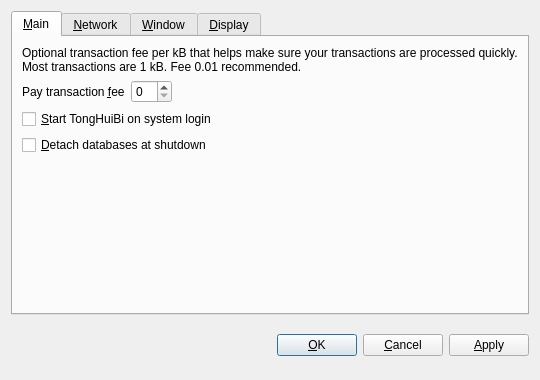
<?xml version="1.0" encoding="UTF-8"?>
<ui version="4.0">
 <class>OptionsDialog</class>
 <widget class="QDialog" name="OptionsDialog">
  <property name="geometry">
   <rect>
    <x>0</x>
    <y>0</y>
    <width>540</width>
    <height>380</height>
   </rect>
  </property>
  <property name="windowTitle">
   <string>Options</string>
  </property>
  <property name="modal">
   <bool>true</bool>
  </property>
  <layout class="QVBoxLayout" name="verticalLayout">
   <item>
    <widget class="QTabWidget" name="tabWidget">
     <property name="tabPosition">
      <enum>QTabWidget::North</enum>
     </property>
     <property name="currentIndex">
      <number>0</number>
     </property>
     <widget class="QWidget" name="tabMain">
      <attribute name="title">
       <string>&amp;Main</string>
      </attribute>
      <layout class="QVBoxLayout" name="verticalLayout_Main">
       <item>
        <widget class="QLabel" name="transactionFeeInfoLabel">
         <property name="text">
          <string>Optional transaction fee per kB that helps make sure your transactions are processed quickly. Most transactions are 1 kB. Fee 0.01 recommended.</string>
         </property>
         <property name="textFormat">
          <enum>Qt::PlainText</enum>
         </property>
         <property name="wordWrap">
          <bool>true</bool>
         </property>
        </widget>
       </item>
       <item>
        <layout class="QHBoxLayout" name="horizontalLayout_Main">
         <item>
          <widget class="QLabel" name="transactionFeeLabel">
           <property name="text">
            <string>Pay transaction &amp;fee</string>
           </property>
           <property name="textFormat">
            <enum>Qt::PlainText</enum>
           </property>
           <property name="buddy">
            <cstring>transactionFee</cstring>
           </property>
          </widget>
         </item>
         <item>
          <widget class="BitcoinAmountField" name="transactionFee"/>
         </item>
         <item>
          <spacer name="horizontalSpacer_Main">
           <property name="orientation">
            <enum>Qt::Horizontal</enum>
           </property>
           <property name="sizeHint" stdset="0">
            <size>
             <width>40</width>
             <height>20</height>
            </size>
           </property>
          </spacer>
         </item>
        </layout>
       </item>
       <item>
        <widget class="QCheckBox" name="bitcoinAtStartup">
         <property name="toolTip">
          <string>Automatically start TongHuiBi after logging in to the system.</string>
         </property>
         <property name="text">
          <string>&amp;Start TongHuiBi on system login</string>
         </property>
        </widget>
       </item>
       <item>
        <widget class="QCheckBox" name="detachDatabases">
         <property name="toolTip">
          <string>Detach block and address databases at shutdown. This means they can be moved to another data directory, but it slows down shutdown. The wallet is always detached.</string>
         </property>
         <property name="text">
          <string>&amp;Detach databases at shutdown</string>
         </property>
        </widget>
       </item>
       <item>
        <spacer name="verticalSpacer_Main">
         <property name="orientation">
          <enum>Qt::Vertical</enum>
         </property>
         <property name="sizeHint" stdset="0">
          <size>
           <width>20</width>
           <height>40</height>
          </size>
         </property>
        </spacer>
       </item>
      </layout>
     </widget>
     <widget class="QWidget" name="tabNetwork">
      <attribute name="title">
       <string>&amp;Network</string>
      </attribute>
      <layout class="QVBoxLayout" name="verticalLayout_Network">
       <item>
        <widget class="QCheckBox" name="mapPortUpnp">
         <property name="toolTip">
          <string>Automatically open the TongHuiBi client port on the router. This only works when your router supports UPnP and it is enabled.</string>
         </property>
         <property name="text">
          <string>Map port using &amp;UPnP</string>
         </property>
        </widget>
       </item>
       <item>
        <widget class="QCheckBox" name="connectSocks">
         <property name="toolTip">
          <string>Connect to the TongHuiBi network through a SOCKS proxy (e.g. when connecting through Tor).</string>
         </property>
         <property name="text">
          <string>&amp;Connect through SOCKS proxy:</string>
         </property>
        </widget>
       </item>
       <item>
        <layout class="QHBoxLayout" name="horizontalLayout_Network">
         <item>
          <widget class="QLabel" name="proxyIpLabel">
           <property name="text">
            <string>Proxy &amp;IP:</string>
           </property>
           <property name="textFormat">
            <enum>Qt::PlainText</enum>
           </property>
           <property name="buddy">
            <cstring>proxyIp</cstring>
           </property>
          </widget>
         </item>
         <item>
          <widget class="QValidatedLineEdit" name="proxyIp">
           <property name="maximumSize">
            <size>
             <width>140</width>
             <height>16777215</height>
            </size>
           </property>
           <property name="toolTip">
            <string>IP address of the proxy (e.g. 127.0.0.1)</string>
           </property>
          </widget>
         </item>
         <item>
          <widget class="QLabel" name="proxyPortLabel">
           <property name="text">
            <string>&amp;Port:</string>
           </property>
           <property name="textFormat">
            <enum>Qt::PlainText</enum>
           </property>
           <property name="buddy">
            <cstring>proxyPort</cstring>
           </property>
          </widget>
         </item>
         <item>
          <widget class="QLineEdit" name="proxyPort">
           <property name="maximumSize">
            <size>
             <width>55</width>
             <height>16777215</height>
            </size>
           </property>
           <property name="toolTip">
            <string>Port of the proxy (e.g. 9050)</string>
           </property>
          </widget>
         </item>
         <item>
          <widget class="QLabel" name="socksVersionLabel">
           <property name="text">
            <string>SOCKS &amp;Version:</string>
           </property>
           <property name="textFormat">
            <enum>Qt::PlainText</enum>
           </property>
           <property name="buddy">
            <cstring>socksVersion</cstring>
           </property>
          </widget>
         </item>
         <item>
          <widget class="QValueComboBox" name="socksVersion">
           <property name="toolTip">
            <string>SOCKS version of the proxy (e.g. 5)</string>
           </property>
          </widget>
         </item>
         <item>
          <spacer name="horizontalSpacer_Network">
           <property name="orientation">
            <enum>Qt::Horizontal</enum>
           </property>
           <property name="sizeHint" stdset="0">
            <size>
             <width>40</width>
             <height>20</height>
            </size>
           </property>
          </spacer>
         </item>
        </layout>
       </item>
       <item>
        <spacer name="verticalSpacer_Network">
         <property name="orientation">
          <enum>Qt::Vertical</enum>
         </property>
         <property name="sizeHint" stdset="0">
          <size>
           <width>20</width>
           <height>40</height>
          </size>
         </property>
        </spacer>
       </item>
      </layout>
     </widget>
     <widget class="QWidget" name="tabWindow">
      <attribute name="title">
       <string>&amp;Window</string>
      </attribute>
      <layout class="QVBoxLayout" name="verticalLayout_Window">
       <item>
        <widget class="QCheckBox" name="minimizeToTray">
         <property name="toolTip">
          <string>Show only a tray icon after minimizing the window.</string>
         </property>
         <property name="text">
          <string>&amp;Minimize to the tray instead of the taskbar</string>
         </property>
        </widget>
       </item>
       <item>
        <widget class="QCheckBox" name="minimizeOnClose">
         <property name="toolTip">
          <string>Minimize instead of exit the application when the window is closed. When this option is enabled, the application will be closed only after selecting Quit in the menu.</string>
         </property>
         <property name="text">
          <string>M&amp;inimize on close</string>
         </property>
        </widget>
       </item>
       <item>
        <spacer name="verticalSpacer_Window">
         <property name="orientation">
          <enum>Qt::Vertical</enum>
         </property>
         <property name="sizeHint" stdset="0">
          <size>
           <width>20</width>
           <height>40</height>
          </size>
         </property>
        </spacer>
       </item>
      </layout>
     </widget>
     <widget class="QWidget" name="tabDisplay">
      <attribute name="title">
       <string>&amp;Display</string>
      </attribute>
      <layout class="QVBoxLayout" name="verticalLayout_Display">
       <item>
        <layout class="QHBoxLayout" name="horizontalLayout_1_Display">
         <item>
          <widget class="QLabel" name="langLabel">
           <property name="text">
            <string>User Interface &amp;language:</string>
           </property>
           <property name="textFormat">
            <enum>Qt::PlainText</enum>
           </property>
           <property name="buddy">
            <cstring>lang</cstring>
           </property>
          </widget>
         </item>
         <item>
          <widget class="QValueComboBox" name="lang">
           <property name="toolTip">
            <string>The user interface language can be set here. This setting will take effect after restarting TongHuiBi.</string>
           </property>
          </widget>
         </item>
        </layout>
       </item>
       <item>
        <layout class="QHBoxLayout" name="horizontalLayout_2_Display">
         <item>
          <widget class="QLabel" name="unitLabel">
           <property name="text">
            <string>&amp;Unit to show amounts in:</string>
           </property>
           <property name="textFormat">
            <enum>Qt::PlainText</enum>
           </property>
           <property name="buddy">
            <cstring>unit</cstring>
           </property>
          </widget>
         </item>
         <item>
          <widget class="QValueComboBox" name="unit">
           <property name="toolTip">
            <string>Choose the default subdivision unit to show in the interface and when sending coins.</string>
           </property>
          </widget>
         </item>
        </layout>
       </item>
       <item>
        <widget class="QCheckBox" name="displayAddresses">
         <property name="toolTip">
          <string>Whether to show TongHuiBi addresses in the transaction list or not.</string>
         </property>
         <property name="text">
          <string>&amp;Display addresses in transaction list</string>
         </property>
        </widget>
       </item>
       <item>
        <spacer name="verticalSpacer_Display">
         <property name="orientation">
          <enum>Qt::Vertical</enum>
         </property>
         <property name="sizeHint" stdset="0">
          <size>
           <width>20</width>
           <height>40</height>
          </size>
         </property>
        </spacer>
       </item>
      </layout>
     </widget>
    </widget>
   </item>
   <item>
    <layout class="QHBoxLayout" name="horizontalLayout_Buttons">
     <item>
      <spacer name="horizontalSpacer_1">
       <property name="orientation">
        <enum>Qt::Horizontal</enum>
       </property>
       <property name="sizeHint" stdset="0">
        <size>
         <width>40</width>
         <height>48</height>
        </size>
       </property>
      </spacer>
     </item>
     <item>
      <widget class="QLabel" name="statusLabel">
       <property name="font">
        <font>
         <weight>75</weight>
         <bold>true</bold>
        </font>
       </property>
       <property name="text">
        <string/>
       </property>
       <property name="textFormat">
        <enum>Qt::PlainText</enum>
       </property>
       <property name="wordWrap">
        <bool>true</bool>
       </property>
      </widget>
     </item>
     <item>
      <spacer name="horizontalSpacer_2">
       <property name="orientation">
        <enum>Qt::Horizontal</enum>
       </property>
       <property name="sizeHint" stdset="0">
        <size>
         <width>40</width>
         <height>48</height>
        </size>
       </property>
      </spacer>
     </item>
     <item>
      <widget class="QPushButton" name="okButton">
       <property name="text">
        <string>&amp;OK</string>
       </property>
      </widget>
     </item>
     <item>
      <widget class="QPushButton" name="cancelButton">
       <property name="text">
        <string>&amp;Cancel</string>
       </property>
       <property name="autoDefault">
        <bool>false</bool>
       </property>
      </widget>
     </item>
     <item>
      <widget class="QPushButton" name="applyButton">
       <property name="text">
        <string>&amp;Apply</string>
       </property>
       <property name="autoDefault">
        <bool>false</bool>
       </property>
      </widget>
     </item>
    </layout>
   </item>
  </layout>
 </widget>
 <customwidgets>
  <customwidget>
   <class>BitcoinAmountField</class>
   <extends>QSpinBox</extends>
   <header>bitcoinamountfield.h</header>
  </customwidget>
  <customwidget>
   <class>QValueComboBox</class>
   <extends>QComboBox</extends>
   <header>qvaluecombobox.h</header>
  </customwidget>
  <customwidget>
   <class>QValidatedLineEdit</class>
   <extends>QLineEdit</extends>
   <header>qvalidatedlineedit.h</header>
  </customwidget>
 </customwidgets>
 <resources/>
 <connections/>
</ui>
